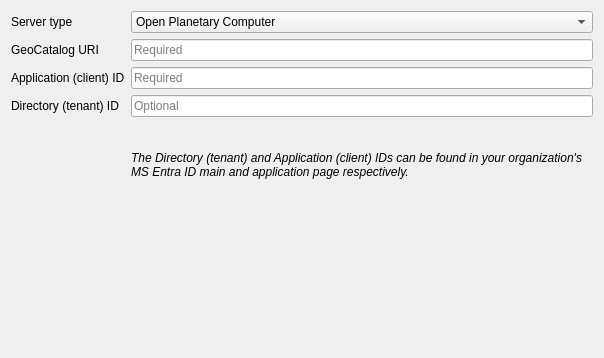
<?xml version="1.0" encoding="UTF-8"?>
<ui version="4.0">
 <class>QgsAuthPlanetaryComputerEdit</class>
 <widget class="QWidget" name="QgsAuthPlanetaryComputerEdit">
  <property name="geometry">
   <rect>
    <x>0</x>
    <y>0</y>
    <width>604</width>
    <height>358</height>
   </rect>
  </property>
  <layout class="QFormLayout" name="formLayout">
   <item row="0" column="0">
    <widget class="QLabel" name="lblType">
     <property name="text">
      <string>Server type</string>
     </property>
    </widget>
   </item>
   <item row="0" column="1">
    <widget class="QComboBox" name="cbType">
     <item>
      <property name="text">
       <string>Open Planetary Computer</string>
      </property>
     </item>
     <item>
      <property name="text">
       <string>Planetary Computer Pro</string>
      </property>
     </item>
    </widget>
   </item>
   <item row="2" column="0">
    <widget class="QLabel" name="lblRootUrl">
     <property name="text">
      <string>GeoCatalog URI</string>
     </property>
    </widget>
   </item>
   <item row="2" column="1">
    <widget class="QLineEdit" name="leRootUrl">
     <property name="toolTip">
      <string>Enter the URL used to access your planetary computer Pro STAC catalog</string>
     </property>
     <property name="placeholderText">
      <string>Required</string>
     </property>
    </widget>
   </item>
   <item row="3" column="0">
    <widget class="QLabel" name="lblClientId">
     <property name="text">
      <string>Application (client) ID</string>
     </property>
    </widget>
   </item>
   <item row="3" column="1">
    <widget class="QLineEdit" name="leClientId">
     <property name="toolTip">
      <string>Enter the Application ID for the QGIS application in your organization's Entra ID configuration</string>
     </property>
     <property name="placeholderText">
      <string>Required</string>
     </property>
    </widget>
   </item>
   <item row="4" column="0">
    <widget class="QLabel" name="lblTenantId">
     <property name="text">
      <string>Directory (tenant) ID</string>
     </property>
    </widget>
   </item>
   <item row="4" column="1">
    <widget class="QLineEdit" name="leTenantId">
     <property name="toolTip">
      <string>Enter the tenant ID of your organization's Entra ID. This is only required for single tenant configurations and can be skipped for multi tenant configurations</string>
     </property>
     <property name="placeholderText">
      <string>Optional</string>
     </property>
    </widget>
   </item>
   <item row="6" column="1">
    <spacer name="verticalSpacer">
     <property name="orientation">
      <enum>Qt::Orientation::Vertical</enum>
     </property>
     <property name="sizeHint" stdset="0">
      <size>
       <width>20</width>
       <height>40</height>
      </size>
     </property>
    </spacer>
   </item>
   <item row="5" column="1">
    <widget class="QLabel" name="lblHelp">
     <property name="sizePolicy">
      <sizepolicy hsizetype="Expanding" vsizetype="Preferred">
       <horstretch>0</horstretch>
       <verstretch>0</verstretch>
      </sizepolicy>
     </property>
     <property name="text">
      <string>&lt;html&gt;&lt;head/&gt;&lt;body&gt;&lt;p&gt;&lt;span style=&quot; font-style:italic;&quot;&gt;The Directory (tenant) and Application (client) IDs can be found in your organization's MS Entra ID main and application page respectively.&lt;/span&gt;&lt;/p&gt;&lt;/body&gt;&lt;/html&gt;</string>
     </property>
     <property name="wordWrap">
      <bool>true</bool>
     </property>
    </widget>
   </item>
  </layout>
 </widget>
 <tabstops>
  <tabstop>cbType</tabstop>
 </tabstops>
 <resources/>
 <connections/>
</ui>
